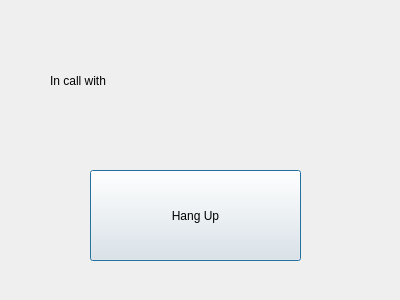
<?xml version="1.0" encoding="UTF-8"?>
<ui version="4.0">
    <class>OngoingCall</class>
    <widget class="QDialog" name="OngoingCall">
        <property name="geometry">
            <rect>
                <x>0</x>
                <y>0</y>
                <width>400</width>
                <height>300</height>
            </rect>
        </property>
        <property name="windowTitle">
            <string>Dialog</string>
        </property>
        <widget class="QLabel" name="callInfoLabel">
            <property name="geometry">
                <rect>
                    <x>50</x>
                    <y>40</y>
                    <width>251</width>
                    <height>81</height>
                </rect>
            </property>
            <property name="text">
                <string>In call with</string>
            </property>
        </widget>
        <widget class="QPushButton" name="hangUpButton">
            <property name="geometry">
                <rect>
                    <x>90</x>
                    <y>170</y>
                    <width>211</width>
                    <height>91</height>
                </rect>
            </property>
            <property name="text">
                <string>Hang Up</string>
            </property>
        </widget>
    </widget>
    <resources/>
    <connections/>
</ui>
